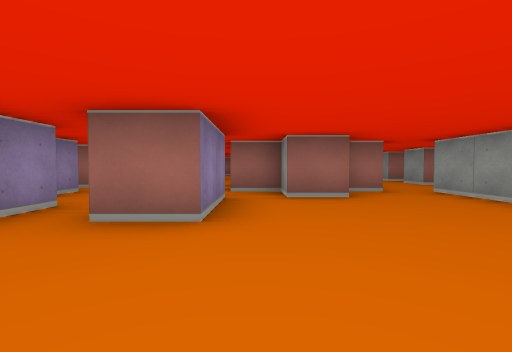
View 1 (above)

22 first-person views from a walk through a cub3D level. The camera is about half as high as the walls, tilts 2° down and sees 85° across. The floor is counted in squares. Each view is taken from the middle of a square. On the plan, view 1 faces up. The plan holds only what a view shows up to about 9 squares ahead; the rest is blank.

View 2
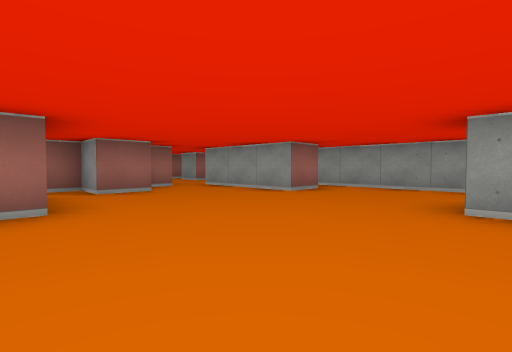

View 3
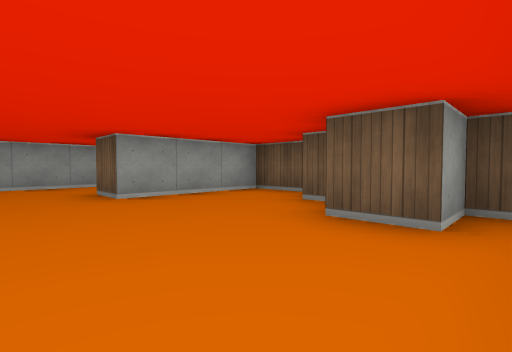

View 4
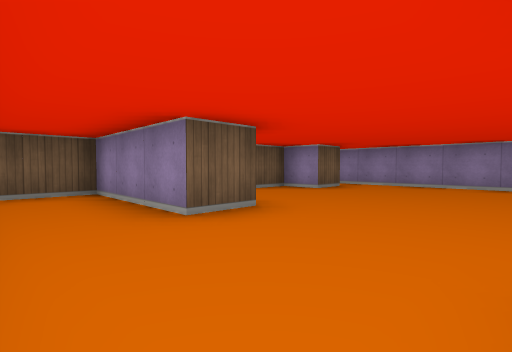

View 5
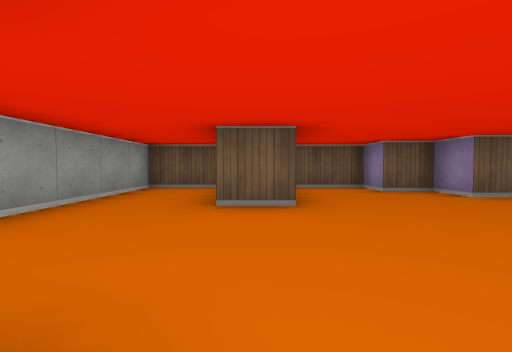

View 6
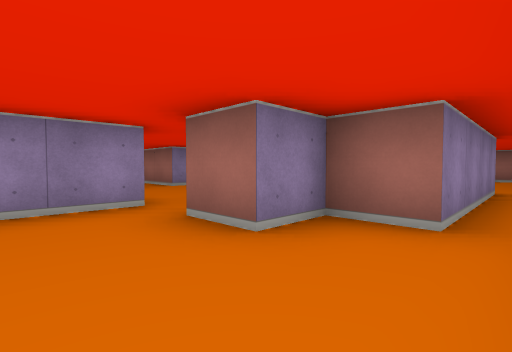

View 7
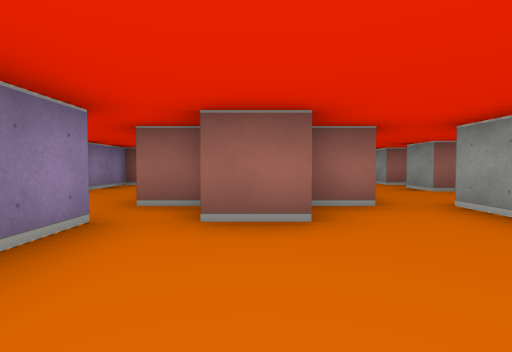

View 8
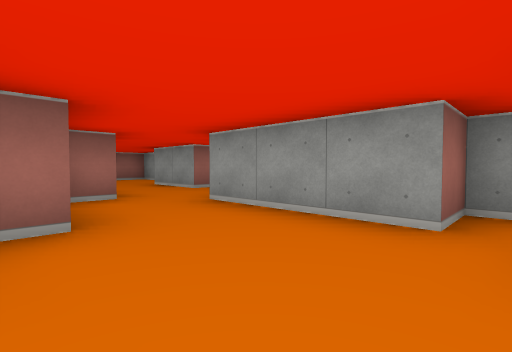

View 9
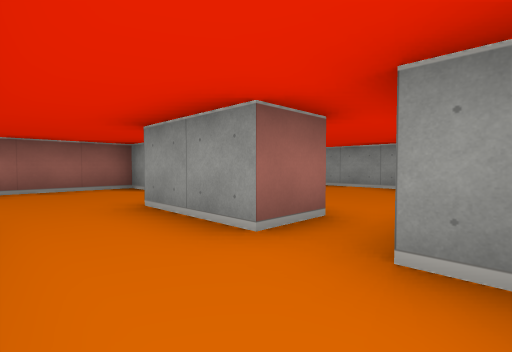

View 10
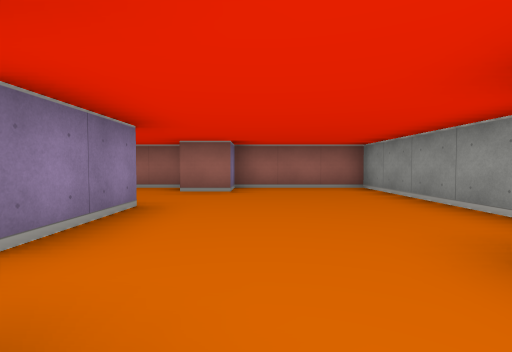

View 11
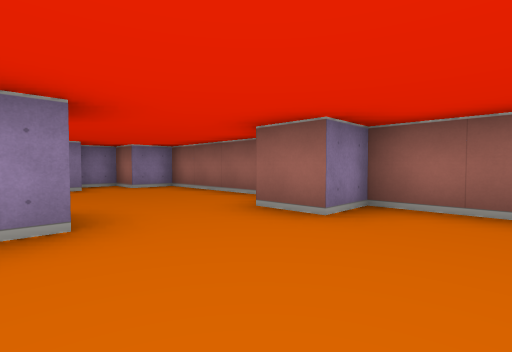

View 12
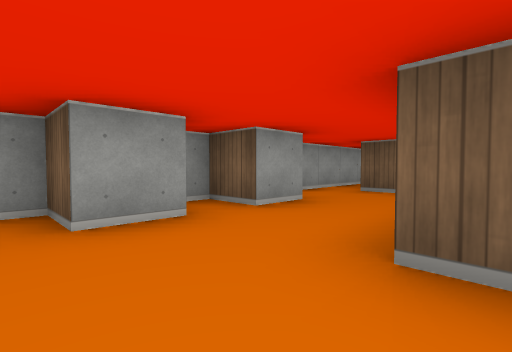

View 13
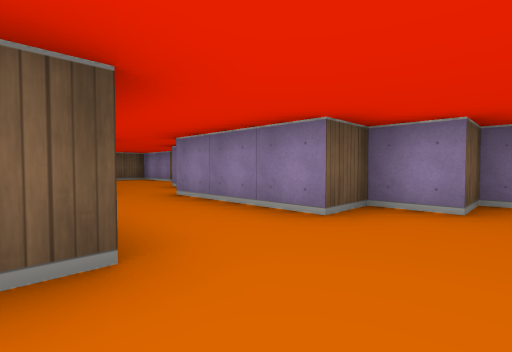

View 14
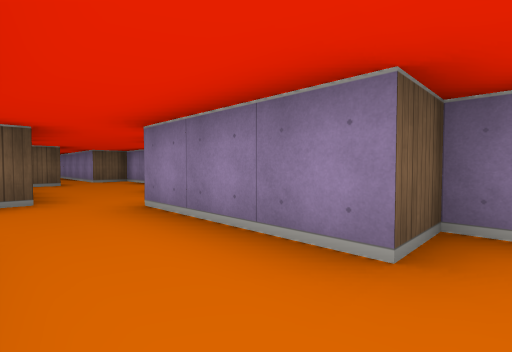

View 15
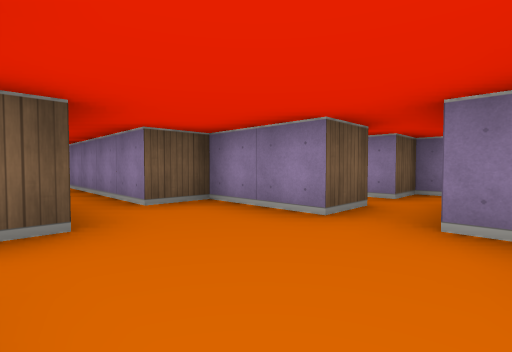

View 16
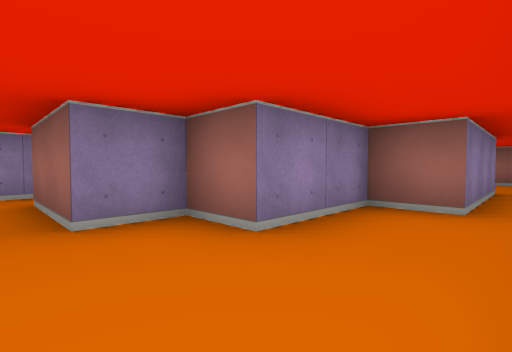

View 17
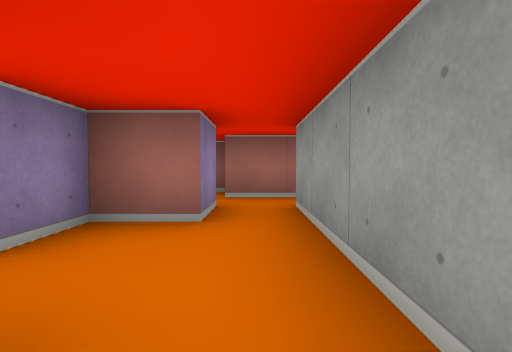

View 18
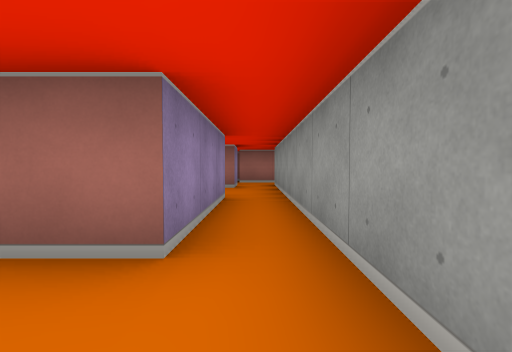

View 19
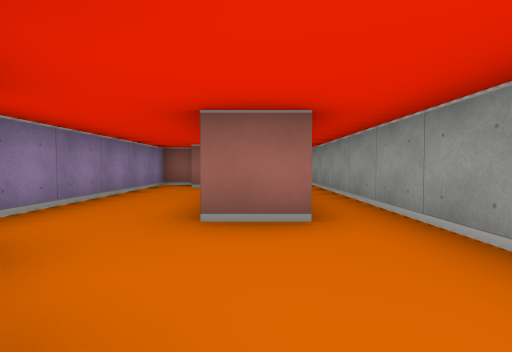

View 20
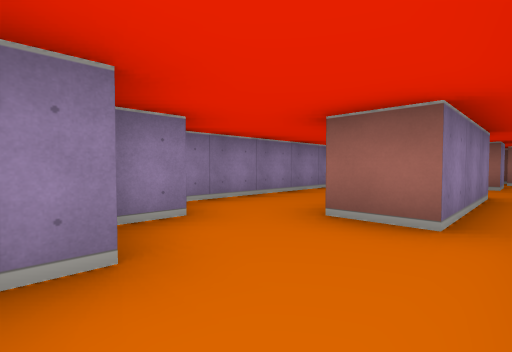

View 21
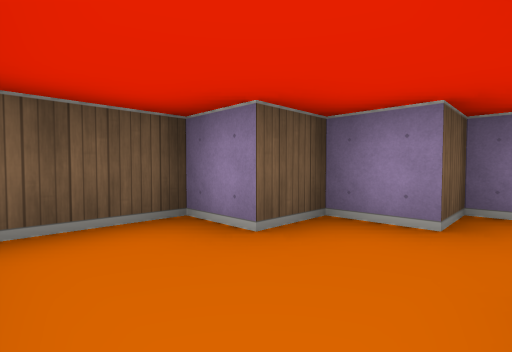

View 22
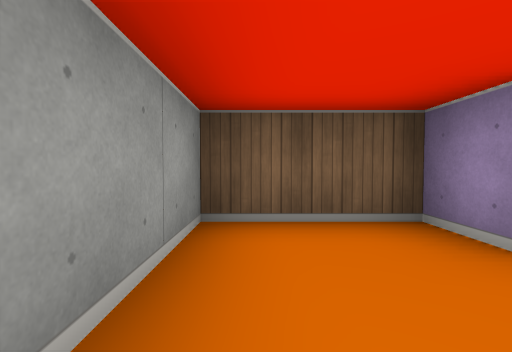

### Floor plan
Points are (right, up) in squares from view 1. A wall is a line through its corners. A room is listed if a view was taken in it or the views show most of it. See-through windows are left out.
Room 1 (views 1, 2, 3, 4, 5, 6, 7)
walls: (4.5, 2.5) (3.5, 2.5) (3.5, 5.5); (-0.5, 4.6) (-0.5, 2.5) (-1.5, 2.5); (2.5, 5.5) (1.5, 5.5) (1.5, 4.5) (0.5, 4.5) (0.5, 5.5) (-0.5, 5.5); (-2.5, 2.5) (-2.5, -2.1); (-1.5, -2.6) (-1.5, -1.5) (-0.5, -1.5) (-0.5, -2.5) (0.5, -2.5) (0.5, -3.5) (2.5, -3.5) (2.5, -0.5) (3.5, -0.5) (3.5, -3.5) (5.5, -3.5) (5.5, 2.4)
ways out: opening at (-1, 3.5) to room 2; opening at (4, 4.5) to room 3
Room 2 (views 8, 9, 15, 16)
walls: (-0.5, 5.5) (-0.5, 8.5) (-0.1, 8.5); (-1.6, 4.5) (-0.9, 4.5); (-4.5, 5.5) (-3.5, 5.5) (-3.5, 3.5) (-2.5, 3.5) (-2.5, 2.5); (0.5, 9) (0.5, 9.5); (-1.5, 10.5) (-1.5, 9.5) (-2.5, 9.5) (-2.5, 7.5) (-3.5, 7.5) (-3.5, 6.5) (-4.5, 6.5)
ways out: opening at (-1, 3.5) to room 1; opening at (-0.5, 11.5) to room 3; opening at (1, 10) to room 3; opening at (-4, 6) to room 4
Room 3 (views 10, 11, 12, 13, 14)
walls: (2, 9.5) (2.5, 9.5) (2.5, 5.5); (1.5, 12.6) (1.5, 10.5) (0.5, 10.5) (0.5, 12.5) (1, 12.5); (5.1, 9.5) (4.5, 9.5) (4.5, 10.5) (5.5, 10.5) (5.5, 15.5) (2.5, 15.5) (2.5, 14.5) (1.5, 14.5) (1.5, 15.5) (-2.5, 15.5) (-2.5, 14.5) (-3.5, 14.5) (-3.5, 13.5) (-2.5, 13.5) (-2.5, 12.5) (-1.5, 12.5) (-1.5, 10.5); (5, 7.5) (4.5, 7.5) (4.5, 8.5) (5.5, 8.5) (5.5, 9); (3.5, 5.5) (4.5, 5.5); (5.5, 2.4) (5.5, 6.1)
ways out: opening at (4, 4.5) to room 1; opening at (-0.5, 11.5) to room 2; opening at (1, 10) to room 2
Room 4 (view 17)
walls: (-5.5, 2.5) (-5.5, -0.5); (-4.5, 6.5) (-5.5, 6.5); (-6.5, 6.6) (-6.5, 5.5) (-5.5, 5.5) (-5.5, 4.5) (-6.5, 4.5) (-6.5, 3.6); (-4.5, -0.5) (-4.5, 5.5)
ways out: opening at (-4, 6) to room 2; opening at (-6, 3) to room 5; opening at (-5, 0) to room 5
Room 5 (views 18, 19, 20, 21, 22)
walls: (-5.5, -0.5) (-6.5, -0.5); (-7.6, 4.5) (-8.5, 4.5) (-8.5, -1.5) (-7.5, -1.5) (-7.5, -2.5) (-6.5, -2.5) (-6.5, -3.5) (-4.5, -3.5) (-4.5, -0.5)
ways out: opening at (-6, 3) to room 4; opening at (-5, 0) to room 4

Positions as (right, up) in squares from view 1, and headings:
1: (0, 0), facing up
2: (-1, -1), facing up-right
3: (-2, 1), facing down-right
4: (5, 2), facing down-left
5: (3, 3), facing down
6: (3, 3), facing up-left
7: (1, 2), facing up
8: (-3, 5), facing up-right
9: (-1, 9), facing up-right
10: (3, 9), facing up
11: (4, 12), facing up-left
12: (2, 11), facing down-right
13: (1, 14), facing down-left
14: (0, 13), facing down-left
15: (-1, 7), facing down-left
16: (-1, 6), facing up-left
17: (-5, 2), facing up
18: (-5, -2), facing up
19: (-6, -3), facing up
20: (-5, -3), facing up-left
21: (-5, -1), facing down-left
22: (-5, -1), facing down
